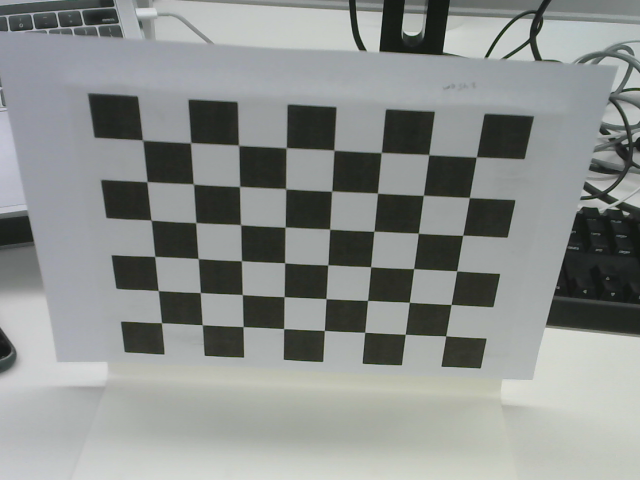
#> input picture Calibration_ZhangZhengyou_Method/pic/IR/1.png, 640 x 480 px; its folder holds only this picture in this run
$ python calib_IR.py
#> lines starting #> are read from the running program, lines starting #| are printed output that depends on the picture; after the words box and inside, x2 and y2 are one past the last pixel; in counts of white or black regions, pixels touching at a corner belong together; long printed decimals are rounded
# -*- coding: utf-8 -*-
"""
Homework: Calibrate the Camera with ZhangZhengyou Method.
Picture File Folder: ".\pic\IR_camera_calib_img", With Distort.

By YouZhiyuan 2019.11.18
"""

import os
import numpy as np
import cv2
import glob


def calib(inter_corner_shape, size_per_grid, img_dir,img_type):
    # criteria: only for subpix calibration, which is not used here.
    # criteria = (cv2.TERM_CRITERIA_EPS + cv2.TERM_CRITERIA_MAX_ITER, 30, 0.001)
#> called with inter_corner_shape = (8, 6), size_per_grid = 0.0245, img_type = 'png'
    w,h = inter_corner_shape
    # cp_int: corner point in int form, save the coordinate of corner points in world sapce in 'int' form
    # like (0,0,0), (1,0,0), (2,0,0) ....,(10,7,0).
    cp_int = np.zeros((w*h,3), np.float32)
    cp_int[:,:2] = np.mgrid[0:w,0:h].T.reshape(-1,2)
    # cp_world: corner point in world space, save the coordinate of corner points in world space.
    cp_world = cp_int*size_per_grid

    obj_points = [] # the points in world space
    img_points = [] # the points in image space (relevant to obj_points)
    images = glob.glob(img_dir + os.sep + '**.' + img_type)
    for fname in images:
        img = cv2.imread(fname)
#> img is the input picture: shape (480, 640, 3); mean B, G, R 140.5, 142.9, 139.2
        gray_img = cv2.cvtColor(img,cv2.COLOR_BGR2GRAY)
        # find the corners, cp_img: corner points in pixel space.
        ret, cp_img = cv2.findChessboardCorners(gray_img, (w,h), None)
#> ret = True; cp_img = 48 rows, first 8: [147, 145], [190.4, 142.7], [238.8, 143.5], [286, 146.5], [334, 148.5], [376, 156], [432, 160], [470, 161]
        # if ret is True, save.
        if ret == True:
            # cv2.cornerSubPix(gray_img,cp_img,(11,11),(-1,-1),criteria)
            obj_points.append(cp_world)
            img_points.append(cp_img)
            # view the corners
            cv2.drawChessboardCorners(img, (w,h), cp_img, ret)
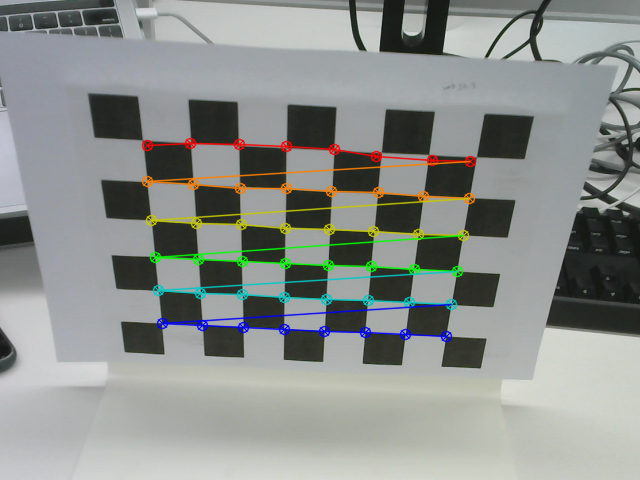
#> img: shape (480, 640, 3); 4.46% of pixels changed, all inside (x1, y1, x2, y2) = (141, 137, 477, 343)
            cv2.imshow('FoundCorners',img)
            cv2.waitKey()
    cv2.destroyAllWindows()
    # calibrate the camera
    ret, mat_inter, coff_dis, v_rot, v_trans = cv2.calibrateCamera(obj_points, img_points, gray_img.shape[::-1], None, None)
#> ret = 1.97; mat_inter = [[36742.4, 0, 236.4], [0, 7343.9, 379], [0, 0, 1]]; coff_dis = [[-107.3, -2722.7, -6.5, 0.64, -17.79]]; v_rot = ([-0.0672, -1.25, 0.0211],); v_trans = ([-0.0168, -0.172, 7.35],)
    print (("ret:"),ret)
#| ret: 1.966
    print (("internal matrix:\n"),mat_inter)
#| internal matrix:
#|  [[3.67424405e+04 0.00000000e+00 2.36357141e+02]
#|  [0.00000000e+00 7.34391105e+03 3.79006477e+02]
#|  [0.00000000e+00 0.00000000e+00 1.00000000e+00]]
    # in the form of (k_1,k_2,p_1,p_2,k_3)
    print (("distortion cofficients:\n"),coff_dis)
#| distortion cofficients:
#|  [[-1.07332177e+02 -2.72269136e+03 -6.49715509e+00  6.40158360e-01
#|   -1.77902630e+01]]
    print (("rotation vectors:\n"),v_rot)
#| rotation vectors:
#|  (array([[-0.06718],
#|        [-1.251],
#|        [ 0.0211]]),)
    print (("translation vectors:\n"),v_trans)
#| translation vectors:
#|  (array([[-0.01678],
#|        [-0.1717],
#|        [ 7.346]]),)
    # calculate the error of reproject
    total_error = 0
    for i in range(len(obj_points)):
        img_points_repro, _ = cv2.projectPoints(obj_points[i], v_rot[i], v_trans[i], mat_inter, coff_dis)
        error = cv2.norm(img_points[i], img_points_repro, cv2.NORM_L2)/len(img_points_repro)
        total_error += error
#> this loop made 1 pass
#> (error, total_error) on pass 1: (0.284, 0.284)
#> after the loop, total_error = 0.284
    print(("Average Error of Reproject: "), total_error/len(obj_points))
#| Average Error of Reproject:  0.2838

    return mat_inter, coff_dis

def dedistortion(inter_corner_shape, img_dir,img_type, save_dir, mat_inter, coff_dis):
    w,h = inter_corner_shape
    images = glob.glob(img_dir + os.sep + '**.' + img_type)
    for fname in images:
        img_name = fname.split(os.sep)[-1]
        img = cv2.imread(fname)
        newcameramtx, roi = cv2.getOptimalNewCameraMatrix(mat_inter,coff_dis,(w,h),0,(w,h)) # 自由比例参数
        dst = cv2.undistort(img, mat_inter, coff_dis, None, newcameramtx)
        # clip the image
        # x,y,w,h = roi
        # dst = dst[y:y+h, x:x+w]
        cv2.imwrite(save_dir + os.sep + img_name, dst)
    print('Dedistorted images have been saved to: %s successfully.' %save_dir)

if __name__ == '__main__':
    inter_corner_shape = (8,6)
    size_per_grid = 0.0245
    img_dir = "/home/zq/zq/git-space/drone_about/Calibration_ZhangZhengyou_Method/pic/IR"
    img_type = "png"
    # calibrate the camera
    mat_inter, coff_dis = calib(inter_corner_shape, size_per_grid, img_dir,img_type)
#> mat_inter = [[36742.4, 0, 236.4], [0, 7343.9, 379], [0, 0, 1]]; coff_dis = [[-107.3, -2722.7, -6.5, 0.64, -17.79]]
    # dedistort and save the dedistortion result.
    save_dir = "/home/zq/zq/git-space/drone_about/Calibration_ZhangZhengyou_Method/pic/save_dedistortion"
    if(not os.path.exists(save_dir)):
        os.makedirs(save_dir)
    dedistortion(inter_corner_shape, img_dir, img_type, save_dir, mat_inter, coff_dis)
#> in dedistortion, `newcameramtx, roi = cv2.getOptimalNewCameraMatrix(mat_inter,coff_dis,(..`: newcameramtx = [[81188.3, 0, 452.5], [0, -5080.1, 0.659], [0, 0, 1]]; roi = (0, 0, 7, 5)
#> in dedistortion, `dst = cv2.undistort(img, mat_inter, coff_dis, None, newcameramtx)`:
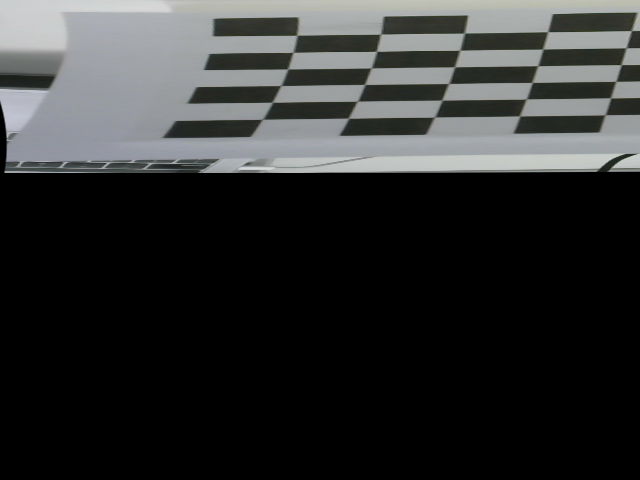
#> dst: shape (480, 640, 3); mean B, G, R 48.3, 48.5, 47.3

    """
    internal matrix:
 [[810.1423713    0.         316.45402718]
 [  0.         808.90153933 257.76302998]
 [  0.           0.           1.        ]]
distortion cofficients:
 [[ 5.45718267e-01 -1.43909388e+01  9.00797451e-03 -1.04702888e-02
   9.30467224e+01]]
   Average Error of Reproject:  0.15354787243113835
    """
    """
    internal matrix:
 [[810.1423713    0.         316.45402718]
 [  0.         808.90153933 257.76302998]
 [  0.           0.           1.        ]]
distortion cofficients:
 [[ 5.45718267e-01 -1.43909388e+01  9.00797451e-03 -1.04702888e-02
   9.30467224e+01]]

    """
"""
    internal matrix:
 [[829.21985322   0.         312.82667467]
 [  0.         829.57050777 258.88987187]
 [  0.           0.           1.        ]]
distortion cofficients:
 [[ 3.76355118e-01 -1.02710294e+01  4.10732374e-03 -9.58660867e-03
   7.23180347e+01]]
Average Error of Reproject:  0.13831088318368237
"""
"""
internal matrix:
 [[819.54289171   0.         314.53157417]
 [  0.         819.72768105 259.70322391]
 [  0.           0.           1.        ]]
distortion cofficients:
 [[ 2.28920007e-01  -5.11945261e+00 3.82815939e-03 -8.84696303e-03
   3.48622073e+01]]
Average Error of Reproject:  0.08573521656088101
"""

"""
internal matrix:
 [[732.77028682   0.         614.87813111]
 [  0.         733.39110606 349.18611676]
 [  0.           0.           1.        ]]
distortion cofficients:
 [[ 0.1119643  -0.22287516 -0.00228121 -0.00046944  0.14355533]]
0.058914151282405486
"""

$ run again, on Calibration_ZhangZhengyou_Method/pic/IR/13.png
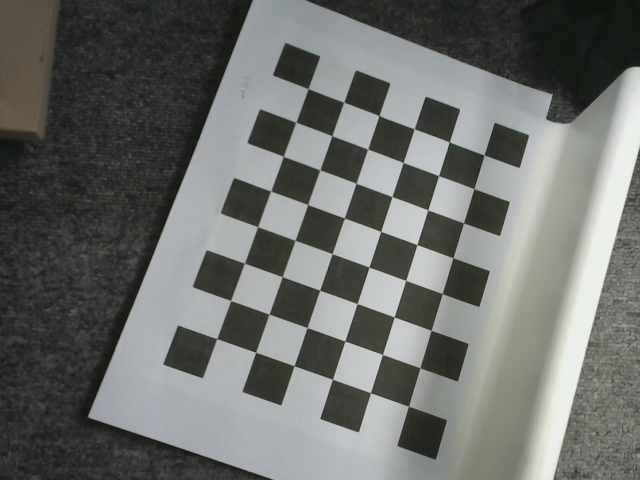
#> input picture Calibration_ZhangZhengyou_Method/pic/IR/13.png, 640 x 480 px
#> in calib, img is the input picture: shape (480, 640, 3); mean B, G, R 107.2, 110.2, 108.4
#> in calib, `ret, cp_img = cv2.findChessboardCorners(gray_img, (w,h), None)`: ret = True; cp_img = 48 rows, first 8: [216.7, 338.7], [230.7, 300.7], [244.4, 263.1], [257.6, 226.7], [270.6, 191.1], [283.4, 156.4], [295.8, 122], [308.1, 88.53]
#> in calib, `cv2.drawChessboardCorners(img, (w,h), cp_img, ret)`:
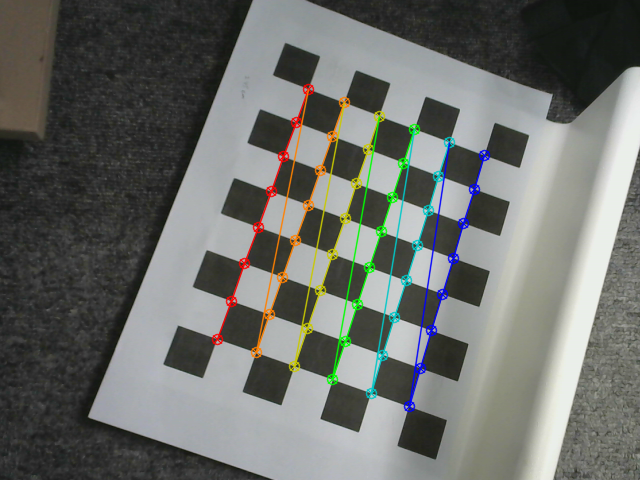
#> img: shape (480, 640, 3); 3.98% of pixels changed, all inside (x1, y1, x2, y2) = (211, 83, 491, 413)
#> in calib, `ret, mat_inter, coff_dis, v_rot, v_trans = cv2.calibrateCamera(obj_poi..`: ret = 0.149; mat_inter = [[833.8, 0, 328.7], [0, 836.6, 279.6], [0, 0, 1]]; coff_dis = [[-0.228, 11.47, 0.00267, 0.000956, -117.1]]; v_rot = ([-0.0854, -0.26, -1.23],); v_trans = ([-0.0667, 0.035, 0.496],)
#| ret: 0.1487
#| internal matrix:
#|  [[833.831   0.         328.709]
#|  [  0.         836.642 279.578 ]
#|  [  0.           0.           1.        ]]
#| distortion cofficients:
#|  [[-2.27676861e-01  1.14749336e+01  2.67110860e-03  9.56054617e-04
#|   -1.17085934e+02]]
#| rotation vectors:
#|  (array([[-0.0854],
#|        [-0.2596],
#|        [-1.228]]),)
#| translation vectors:
#|  (array([[-0.06671],
#|        [ 0.035],
#|        [ 0.4959]]),)
#> the loop in calib, `for i in range(len(obj_points)):` made 1 pass
#> (error, total_error) on pass 1: (0.0215, 0.0215)
#> after the loop in calib, `for i in range(len(obj_points)):`: total_error = 0.0215
#| Average Error of Reproject:  0.02146
#> `mat_inter, coff_dis = calib(inter_corner_shape, size_per_grid, img_dir..`: mat_inter = [[833.8, 0, 328.7], [0, 836.6, 279.6], [0, 0, 1]]; coff_dis = [[-0.228, 11.47, 0.00267, 0.000956, -117.1]]
#> newcameramtx = [[833.8, 0, 328.7], [0, 836.6, 279.6], [0, 0, 1]]; roi = (0, 0, 7, 5)
#> in dedistortion, `dst = cv2.undistort(img, mat_inter, coff_dis, None, newcameramtx)`:
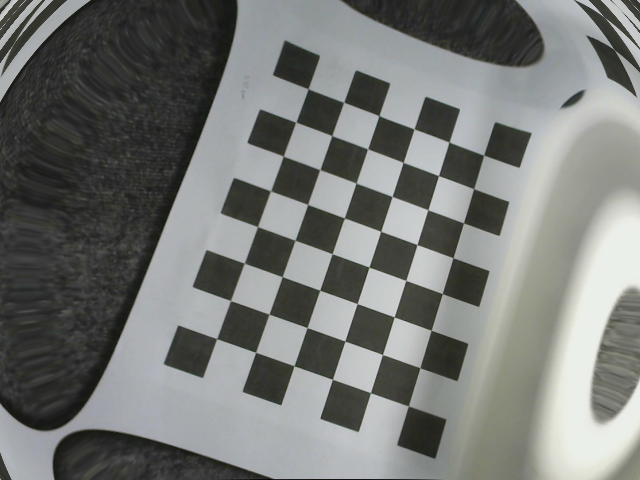
#> dst: shape (480, 640, 3); mean B, G, R 117.4, 120.1, 118

$ run again, on Calibration_ZhangZhengyou_Method/pic/IR/10.png
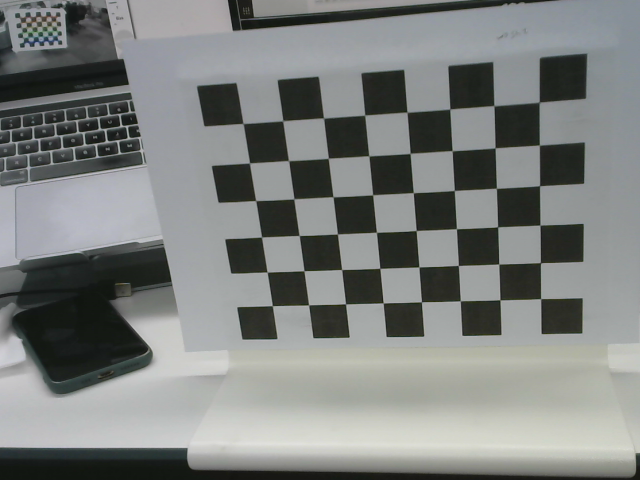
#> input picture Calibration_ZhangZhengyou_Method/pic/IR/10.png, 640 x 480 px
#> in calib, img is the input picture: shape (480, 640, 3); mean B, G, R 126.2, 128.1, 125
#> in calib, `ret, cp_img = cv2.findChessboardCorners(gray_img, (w,h), None)`: ret = True; cp_img = 48 rows, first 8: [243, 123.5], [282.7, 120.7], [323.5, 118], [364.7, 115.1], [407, 112.1], [449.9, 109], [493.9, 105.6], [539.3, 102]
#> in calib, `cv2.drawChessboardCorners(img, (w,h), cp_img, ret)`:
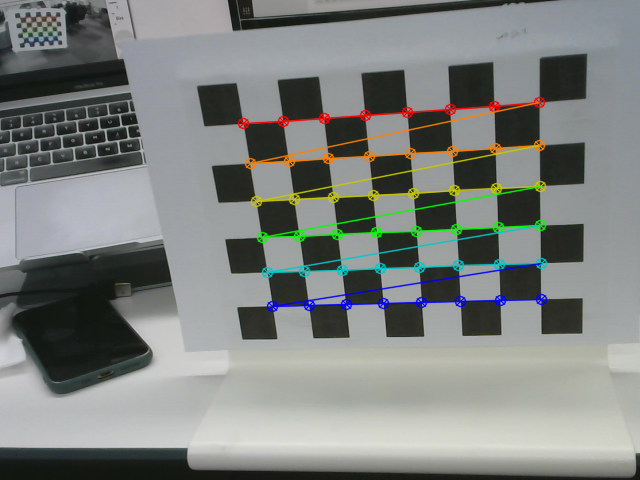
#> img: shape (480, 640, 3); 4.22% of pixels changed, all inside (x1, y1, x2, y2) = (237, 96, 548, 313)
#> in calib, `ret, mat_inter, coff_dis, v_rot, v_trans = cv2.calibrateCamera(obj_poi..`: ret = 0.122; mat_inter = [[904.4, 0, 281.5], [0, 938.9, 238.1], [0, 0, 1]]; coff_dis = [[0.00894, -0.0616, -0.00735, -0.0125, 5.25]]; v_rot = ([0.467, 0.219, -0.0923],); v_trans = ([-0.0229, -0.066, 0.542],)
#| ret: 0.1223
#| internal matrix:
#|  [[904.374   0.         281.546]
#|  [  0.         938.926  238.127]
#|  [  0.           0.           1.        ]]
#| distortion cofficients:
#|  [[ 0.008945 -0.06158 -0.007351 -0.01252  5.254]]
#| rotation vectors:
#|  (array([[ 0.4674],
#|        [ 0.2188 ],
#|        [-0.09225 ]]),)
#| translation vectors:
#|  (array([[-0.02292],
#|        [-0.06598],
#|        [ 0.5424]]),)
#> the loop in calib, `for i in range(len(obj_points)):` made 1 pass
#> (error, total_error) on pass 1: (0.0177, 0.0177)
#> after the loop in calib, `for i in range(len(obj_points)):`: total_error = 0.0177
#| Average Error of Reproject:  0.01765
#> `mat_inter, coff_dis = calib(inter_corner_shape, size_per_grid, img_dir..`: mat_inter = [[904.4, 0, 281.5], [0, 938.9, 238.1], [0, 0, 1]]; coff_dis = [[0.00894, -0.0616, -0.00735, -0.0125, 5.25]]
#> newcameramtx = [[1032.3, 0, 310.4], [0, 1090.4, 267.6], [0, 0, 1]]; roi = (0, 0, 7, 5)
#> in dedistortion, `dst = cv2.undistort(img, mat_inter, coff_dis, None, newcameramtx)`:
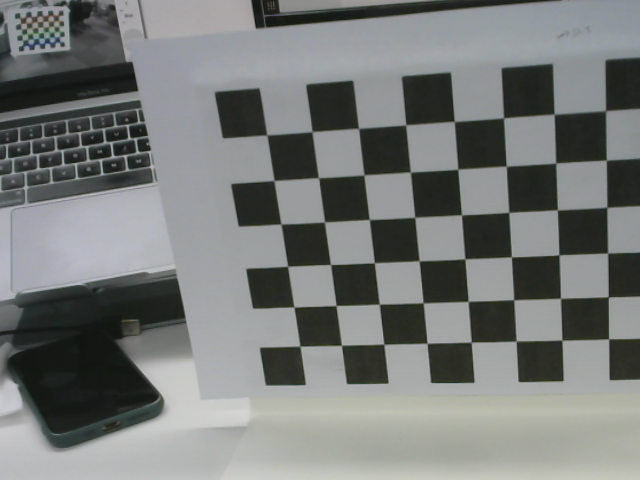
#> dst: shape (480, 640, 3); mean B, G, R 120.5, 122.1, 119
